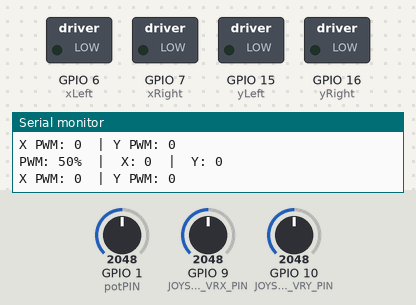
The sketch below on a simulated ESP32-S3. On the bench: switched loads named in the sketch (green lamp = pin HIGH), the last lines printed to the serial monitor. The test bench sets the inputs (shaded band); at power-on: GPIO 9 (JOYSTICK_VRX_PIN) = 2048, GPIO 10 (JOYSTICK_VRY_PIN) = 2048, GPIO 1 (potPIN) = 2048.

Above: at 1.2 s.
1.3 s: GPIO 9 (JOYSTICK_VRX_PIN) set to 2866
At 1.6 s:
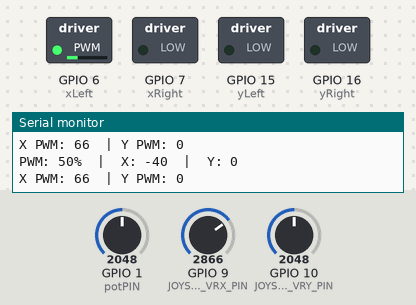
2.8 s: GPIO 10 (JOYSTICK_VRY_PIN) set to 2866
At 3.9 s:
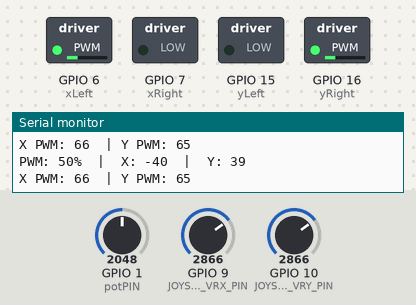
4.3 s: GPIO 1 (potPIN) set to 1228
At 5.0 s:
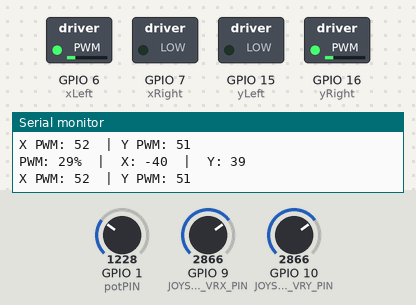
5.8 s: GPIO 9 (JOYSTICK_VRX_PIN) set to 3603
At 6.2 s:
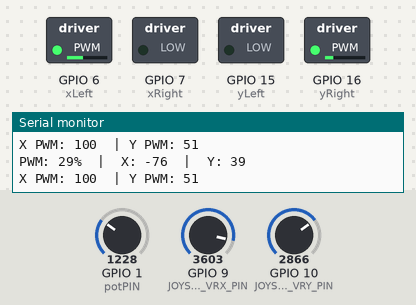
7.3 s: GPIO 10 (JOYSTICK_VRY_PIN) set to 4095
At 8.5 s:
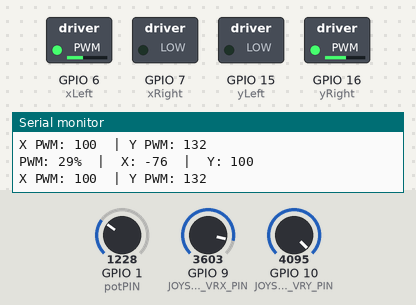
8.8 s: GPIO 1 (potPIN) set to 0
At 9.7 s:
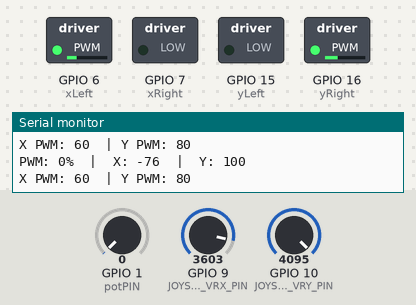
Timing chart, 0 to 11.3 s (numbered marks = the images above; inputs shaded):
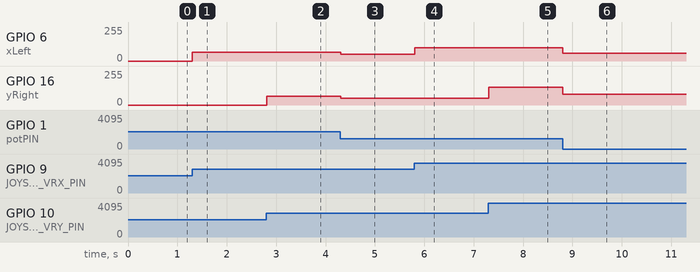

Measured:
- after the input at 1.3 s, GPIO 6 (xLeft): 0/255 → 66/255 at once
- after the input at 2.8 s, GPIO 16 (yRight): 0/255 → 65/255 at once
- after the input at 4.3 s, GPIO 6 (xLeft): 66/255 → 52/255 at once; GPIO 16 (yRight): 65/255 → 51/255 at once
- after the input at 5.8 s, GPIO 6 (xLeft): 52/255 → 100/255 at once
- after the input at 7.3 s, GPIO 16 (yRight): 51/255 → 132/255 at once
- after the input at 8.8 s, GPIO 6 (xLeft): 100/255 → 60/255 at once; GPIO 16 (yRight): 132/255 → 80/255 at once

The sketch:

DC_Motors_Rotary_and_Joystick.ino
```cpp
#define potPIN 1
#define JOYSTICK_SW_PIN 3
#define JOYSTICK_VRX_PIN 9
#define JOYSTICK_VRY_PIN 10
#define xLeft 6
#define xRight 7
#define yLeft 15
#define yRight 16

void setup() {
  Serial.begin(115200);
  pinMode(potPIN, INPUT);
  pinMode(JOYSTICK_SW_PIN, INPUT);
  pinMode(JOYSTICK_VRX_PIN, INPUT);
  pinMode(JOYSTICK_VRY_PIN, INPUT);

  pinMode(xLeft, OUTPUT);
  pinMode(xRight, OUTPUT);
  pinMode(yLeft, OUTPUT);
  pinMode(yRight, OUTPUT);

  analogWrite(xLeft, 0);
  analogWrite(xRight, 0);
  analogWrite(yLeft, 0);
  analogWrite(yRight, 0);
}

void loop() {
  //============================== Potentiometer ==================================
  int potIn = analogRead(potPIN);
  int potValue = map(potIn, 0,4095, 0, 100);

  //============================== Joystick ==================================
  // Read joystick X and Y axes values
  int vrx_value = analogRead(JOYSTICK_VRX_PIN);
  vrx_value += 40;
  vrx_value = map(vrx_value, 0, 4095, 101, -99);
  if(vrx_value > -3 && vrx_value < 3) {
    vrx_value = 0;
  }
  int vry_value = analogRead(JOYSTICK_VRY_PIN);
  vry_value = map(vry_value, 0, 4095, -100, 100);
  if(vry_value > -3 && vry_value < 3) {
    vry_value = 0;
  }
  Serial.printf("PWM: %d%%  |  X: %d  |  Y: %d \n",
  potValue, vrx_value, vry_value);


  // ============================== Control ==================================
  // Use potentiometer to set speed  ||  Threshold of 80
  int maxPWM = map(potIn, 0,4095, 80, 255);
  int xOut = map(abs(vrx_value), 0, 100, 0, maxPWM);
  int yOut = map(abs(vry_value), 0, 100, 0, maxPWM);

  Serial.printf("X PWM: %d  | Y PWM: %d \n\n\n", xOut, yOut);
  // Handle X direction
  if(vrx_value > 0) {
    analogWrite(xRight, xOut);
  } else if(vrx_value < 0) {
    analogWrite(xLeft, xOut);
  } else {
    analogWrite(xLeft, 0);
    analogWrite(xRight, 0);
  }

  // Handle y direction
  if(vry_value > 0) {
    analogWrite(yRight, yOut);
  } else if(vry_value < 0) {
    analogWrite(yLeft, yOut);
  } else {
    analogWrite(yLeft, 0);
    analogWrite(yRight, 0);
  }

  delay(10);
}
```
